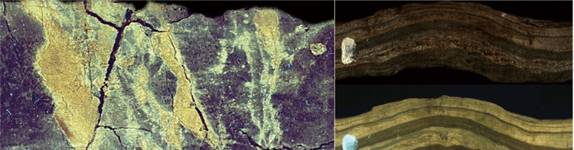
#> input picture lf.jpg, 574 x 150 px
$ python -i fracture.py   (imports and definitions only)
#> lines starting #> are read from the running program, lines starting #| are printed output that depends on the picture
#> further down, picture is the input picture: shape (150, 574, 3); mean B, G, R 73.9, 93, 97.1
"""裂缝检测与分析模块.

实现基于 HoughLinesP 的裂缝识别与定量分析:
- 边缘检测 (Canny) → 概率霍夫变换 (HoughLinesP) → 线段合并/形态学骨架化
- 单条裂缝属性: 长度/宽度/倾角/位置/类型
- 整体统计: 线密度、面密度、宽度分布、倾角玫瑰图

参考 PDF 1.2 节:
- 裂缝按缝宽分类: 大缝(>10mm)、中缝(1-10mm)、小缝(<1mm)
- 报告标准 (1.3): 缝宽 < 0.1mm 不计入报告
- 面密度 (2D): 裂缝累计长度 / 分析面积 (1/mm)
- 线密度 (2D): 单位面积裂缝条数
"""

from __future__ import annotations

import math
from dataclasses import dataclass, field, asdict
from enum import Enum
from typing import Dict, List, Optional, Tuple

import cv2
import numpy as np

from .calibration import Scale


# 裂缝大小分类阈值(单位:mm,来自 PDF 1.2 节)
FRACTURE_LARGE = 10.0
FRACTURE_MEDIUM = 1.0

# 报告标准(1.3):缝宽<0.1mm 的裂缝不计数
REPORT_MIN_WIDTH_MM = 0.1


class FractureType(str, Enum):
    """裂缝成因类型(来自 PDF 1.2 节)."""
    STRUCTURAL = "构造缝"
    DIAGENETIC = "成岩缝"
    WEATHERING = "风化缝"
    UNKNOWN = "未分类"


class FractureOpenness(str, Enum):
    """开启程度(来自 PDF 1.2 节)."""
    OPEN = "开启"
    SEMI_OPEN = "半开启"
    CLOSED = "闭合"


class FractureFill(str, Enum):
    """充填情况(来自 PDF 1.2 节)."""
    UNFILLED = "未充填"
    SEMI_FILLED = "半充填"
    FILLED = "全充填"


class FractureEffectiveness(str, Enum):
    """有效性评价(来自 PDF 1.2 节)."""
    EFFECTIVE = "有效"
    LESS_EFFECTIVE = "较有效"
    INEFFECTIVE = "无效"


# [11 lines left out: function classify_fracture_width, not called in this run]


@dataclass
class FractureParams:
    """裂缝检测参数.
    Attributes:
        method: 检测方法 ("hough" 或 "adaptive")
        canny_low: Canny 低阈值 (Hough 方法)
        canny_high: Canny 高阈值 (Hough 方法)
        hough_threshold: HoughLinesP 累加阈值 (Hough 方法)
        min_line_length_px: 最小线长(像素)
        max_line_gap_px: 最大线间断距(像素)
        dilation_kernel_px: 线段→区域膨胀核(像素),用于将线段转为面积
        # 自适应方法专属参数 (适合真实岩石图,纹理复杂)
        # v1.1.2: 默认改用 OTSU 暗色阈值 + 长宽比筛选,综合表现更好
        blur_kernel: 高斯模糊核大小 (奇数, 0=不模糊)
        adaptive_block: 自适应阈值邻域大小 (仅当 use_otsu=False)
        adaptive_C: 自适应阈值常数 (仅当 use_otsu=False)
        morph_close: 闭运算核大小 (连接相近裂缝, 0=不做)
        morph_open: 开运算核大小 (去噪, 0=不做)
        use_otsu: True 用 OTSU 暗色阈值(推荐), False 用自适应阈值
        min_aspect_ratio: 最小长宽比 (线状过滤, 推荐 1.5-2.0)
        min_area_for_candidate: 候选最小面积(像素),排除过小区域
        max_area_ratio: 单个候选占图像最大比例(排除覆盖全图的假阳性)
        min_skeleton_length_px: 最小骨架长度(像素)
    """
    method: str = "hough"  # "hough" | "adaptive" — 默认 hough 适合合成图
    # Hough 参数
    canny_low: int = 90
    canny_high: int = 270
    hough_threshold: int = 25
    min_line_length_px: int = 20
    max_line_gap_px: int = 15
    dilation_kernel_px: int = 3
    # 自适应参数(v1.1.3 推荐默认)
    blur_kernel: int = 0            # 0 = 不做模糊(OTSU 已能处理)
    adaptive_block: int = 21
    adaptive_C: int = 10
    morph_close: int = 0            # 0 = 不做闭运算(避免过度合并)
    morph_open: int = 0             # 0 = 不做开运算
    use_otsu: bool = True           # True: OTSU 暗色阈值(推荐); False: 自适应阈值
    otsu_offset: int = -10          # v1.1.3 新增: OTSU 阈值调整(降低10找更暗裂缝)
    min_aspect_ratio: float = 1.5   # v1.1.3: 1.5 平衡(保留更多候选)
    min_area_for_candidate: int = 100  # v1.1.3: 从 20 提升到 100(过滤小阴影)
    max_area_ratio: float = 0.30    # v1.1.3: 0.30(排除超大区域)
    min_skeleton_length_px: int = 15


def detect_fracture_mask(
    image: np.ndarray,
    params: FractureParams = None,
) -> Tuple[np.ndarray, np.ndarray, np.ndarray]:
    """检测裂缝区域,返回 (裂缝 mask, 边缘图, 线段/候选列表).

    支持两种算法:
    - "hough" (传统): Canny 边缘 + HoughLinesP 概率霍夫变换
       适合裂缝边缘清晰、对比度高的图像(合成图、岩心薄片)
    - "adaptive" (推荐): 高斯模糊 + 自适应阈值 + 形态学 + 长宽比筛选
       适合真实岩石图(背景纹理多、对比度低),鲁棒性更好

    Args:
        image: BGR 或灰度图像
        params: 检测参数 (FractureParams.method 控制算法)
    Returns:
        (mask, edges, segments)
        mask: 二值裂缝掩码(0/255)
        edges: 中间边缘/梯度图
        segments: HoughLinesP 线段 (hough) 或空 (adaptive)
    """
    if params is None:
        params = FractureParams()
    if params.method == "adaptive":
        return _detect_fracture_adaptive(image, params)
    return _detect_fracture_hough(image, params)


def _detect_fracture_hough(
    image: np.ndarray,
    params: FractureParams,
) -> Tuple[np.ndarray, np.ndarray, np.ndarray]:
    """HoughLinesP 算法(对比度高的图像适用)."""
    if image.ndim == 3:
        gray = cv2.cvtColor(image, cv2.COLOR_BGR2GRAY)
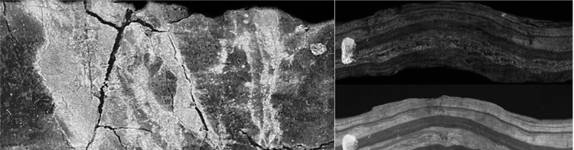
#> gray: shape (150, 574); min 0, max 255, mean 92
    else:
        gray = image
    # CLAHE 增强对比度
    clahe = cv2.createCLAHE(clipLimit=2.0, tileGridSize=(8, 8))
    gray_eq = clahe.apply(gray)
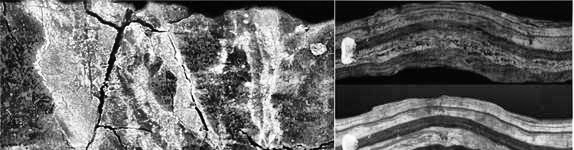
#> gray_eq: shape (150, 574); min 1, max 255, mean 105.2
    # 高斯降噪
    blurred = cv2.GaussianBlur(gray_eq, (3, 3), 0)
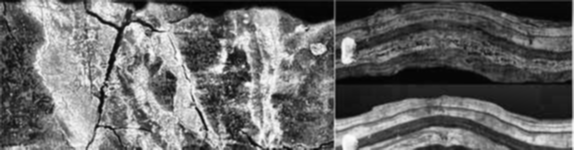
#> blurred: shape (150, 574); min 3, max 252, mean 105.1
    # Canny 边缘
    edges = cv2.Canny(blurred, params.canny_low, params.canny_high)
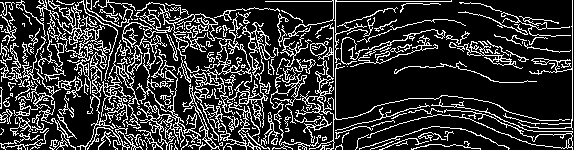
#> edges: shape (150, 574); 20.7% white in thin lines or dots
    # 概率霍夫线检测
    line_segments = cv2.HoughLinesP(
        edges,
        rho=1,
        theta=np.pi / 180,
        threshold=params.hough_threshold,
        minLineLength=params.min_line_length_px,
        maxLineGap=params.max_line_gap_px,
    )
#> line_segments = 425 rows, first 6: [0, 54, 335, 95], [1, 49, 425, 49], [2, 89, 333, 124], [0, 103, 358, 59], [57, 0, 335, 90], [446, 109, 518, 119]
    if line_segments is None:
        return np.zeros_like(gray), edges, np.array([], dtype=np.int32).reshape(0, 1, 4)
    mask = np.zeros_like(gray)
    ksize = max(1, params.dilation_kernel_px)
    for seg in line_segments:
        x1, y1, x2, y2 = seg[0]
        cv2.line(mask, (x1, y1), (x2, y2), 255, ksize, cv2.LINE_AA)
#> this loop made 425 passes
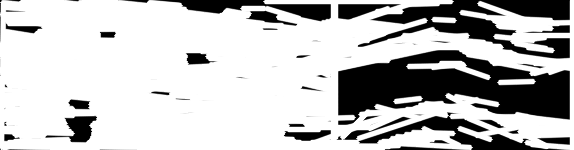
#> mask: shape (150, 574); min 0, max 255, mean 191.5
    return mask, edges, line_segments


# [116 lines left out: functions _detect_fracture_adaptive, _filter_fracture_candidates, _merge_close_segments, _remove_short_segments, not called in this run]


@dataclass
class Fracture:
    """单条裂缝对象."""
    id: int
    length_px: float           # 像素长度(基于骨架)
    length_real: float         # 实际长度 (mm)
    width_px: float            # 像素宽度(基于面积 / 长度)
    width_real: float          # 实际宽度 (mm)
    orientation_deg: float     # 倾角(0~180,水平=0,垂直=90)
    centroid: Tuple[float, float]
    bbox: Tuple[int, int, int, int]  # (x, y, w, h)
    area_px: float
    size_class: str = ""        # 大缝/中缝/小缝
    fracture_type: FractureType = FractureType.UNKNOWN
    openness: FractureOpenness = FractureOpenness.OPEN
    fill_status: FractureFill = FractureFill.UNFILLED
    effectiveness: FractureEffectiveness = FractureEffectiveness.EFFECTIVE
    skeleton_points: int = 0    # 骨架像素数

    # [7 lines left out: function to_dict, not called in this run]


@dataclass
class FractureAnalysisResult:
    """裂缝分析结果汇总."""
    image_area_px: float
    image_area_real: float
    fracture_count: int
    fracture_count_report: int  # 报告级(缝宽 ≥ 0.1mm)
    total_length_px: float
    total_length_real: float
    average_length_real: float
    average_width_real: float
    max_length_real: float
    min_length_real: float
    max_width_real: float
    min_width_real: float
    # 密度参数 (PDF 1.2)
    linear_density: float       # 线密度:条数/长度 (1/mm) — 裂缝条数/累计长度
    areal_density: float        # 面密度:裂缝累计长度/分析面积 (1/mm)
    # 分布
    width_distribution: Dict[str, int] = field(default_factory=dict)
    orientation_histogram: Dict[str, int] = field(default_factory=dict)  # 8 区间
    fractures: List[Fracture] = field(default_factory=list)

    # [224 lines left out: functions to_dict, _skeletonize, _line_length_px, _line_orientation, analyze_fractures, draw_fracture_annotations, not called in this run]


__all__ = [
    "FractureParams", "FractureAnalysisResult", "Fracture",
    "FractureType", "FractureOpenness", "FractureFill", "FractureEffectiveness",
    "classify_fracture_width", "detect_fracture_mask", "analyze_fractures",
    "draw_fracture_annotations", "REPORT_MIN_WIDTH_MM",
    "FRACTURE_LARGE", "FRACTURE_MEDIUM",
]

>>> import cv2
>>> picture = cv2.imread('../../lf.jpg')
>>> result = detect_fracture_mask(picture)

$ run again, on 粒度样.jpg
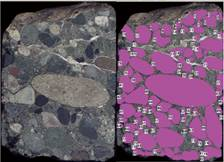
#> input picture 粒度样.jpg, 224 x 162 px
#> picture is the input picture: shape (162, 224, 3); mean B, G, R 107.4, 88.1, 110.8
#> in _detect_fracture_hough, `edges = cv2.Canny(blurred, params.canny_low, params.canny_high)`:
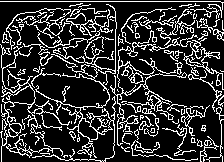
#> edges: shape (162, 224); 20.1% white in thin lines or dots
#> line_segments = 202 rows, first 6: [0, 1, 220, 1], [68, 9, 216, 157], [88, 78, 196, 5], [2, 129, 219, 113], [65, 61, 98, 66], [60, 76, 223, 71]
#> the loop in _detect_fracture_hough, `for seg in line_segments:` made 202 passes
#> after the loop in _detect_fracture_hough, `for seg in line_segments:`:
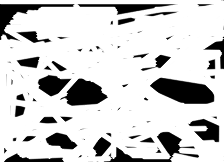
#> mask: shape (162, 224); min 0, max 255, mean 207.8

$ run again, on 裂缝样.jpg
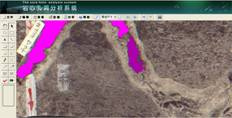
#> input picture 裂缝样.jpg, 232 x 118 px
#> picture is the input picture: shape (118, 232, 3); mean B, G, R 119.7, 116, 134.8
#> in _detect_fracture_hough, `edges = cv2.Canny(blurred, params.canny_low, params.canny_high)`:
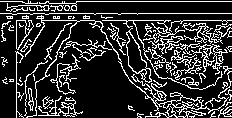
#> edges: shape (118, 232); 19.6% white in thin lines or dots
#> line_segments = 136 rows, first 6: [0, 13, 231, 13], [0, 1, 231, 1], [16, 20, 231, 20], [55, 40, 231, 68], [117, 54, 231, 36], [127, 76, 231, 48]
#> the loop in _detect_fracture_hough, `for seg in line_segments:` made 136 passes
#> after the loop in _detect_fracture_hough, `for seg in line_segments:`:
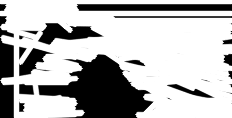
#> mask: shape (118, 232); min 0, max 255, mean 181.6
